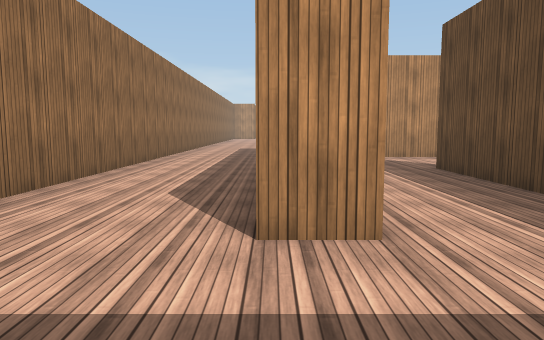
[1] (above)

18 first-person views from a walk through a Unity game level. The camera is 1.4 m above the floor, tilts 6° down and sees 70° across. The floor is counted in squares, 2 m on a side. Each view is taken from the middle of a square. On the plan, view 1 faces up. The plan holds only what a view shows up to about 11 squares ahead; the rest is blank. The place goes on beyond the plan. Surface patterns are stand-ins for the level's own textures.

[2]
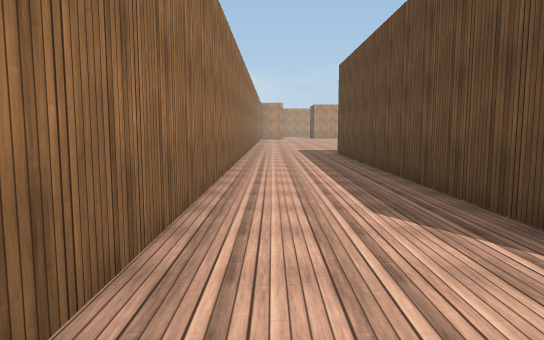

[3]
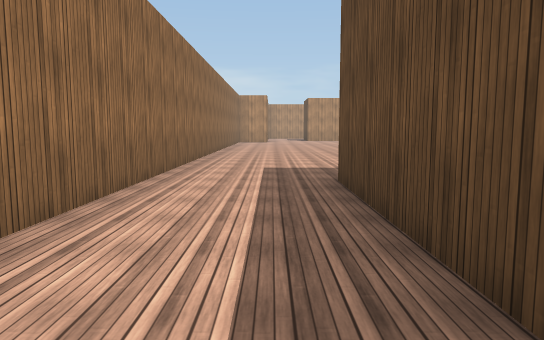

[4]
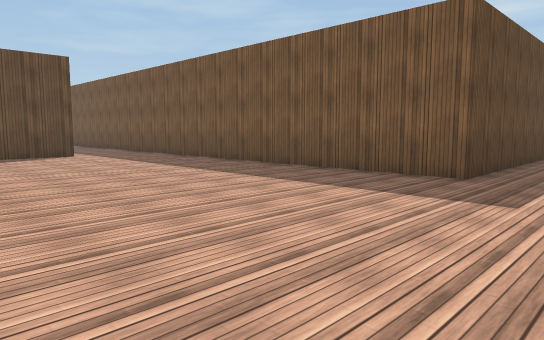

[5]
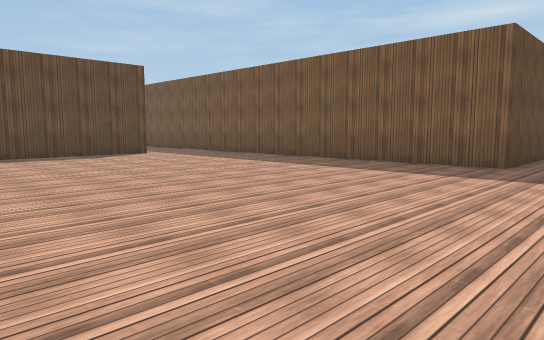

[6]
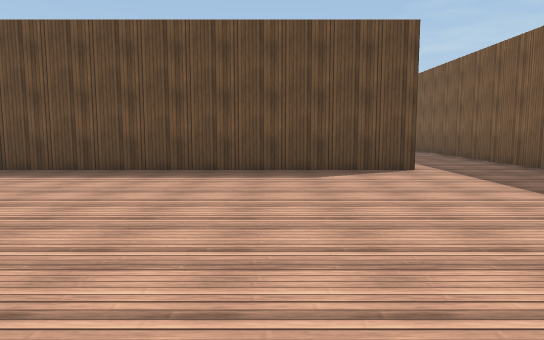

[7]
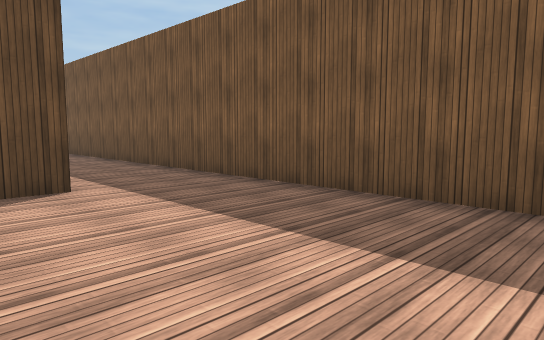

[8]
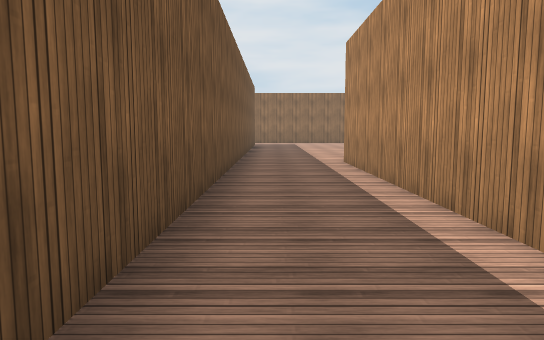

[9]
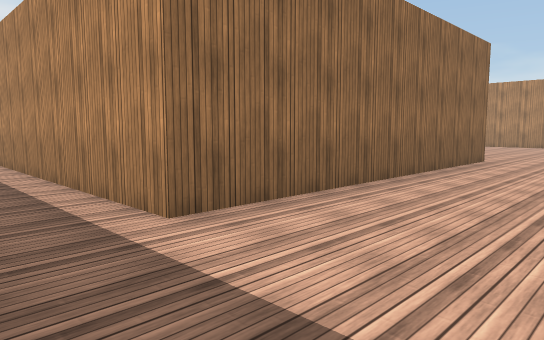

[10]
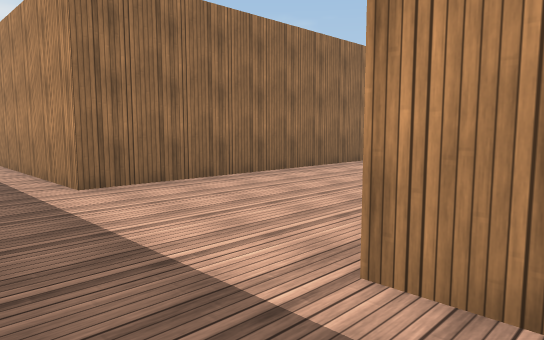

[11]
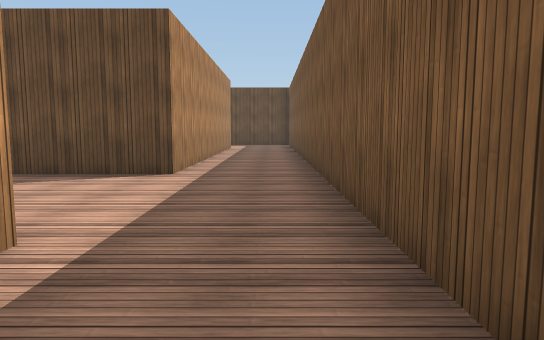

[12]
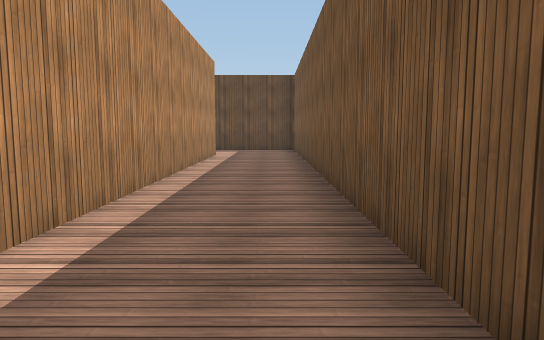

[13]
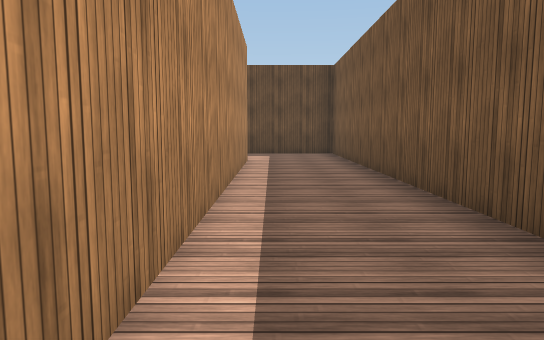

[14]
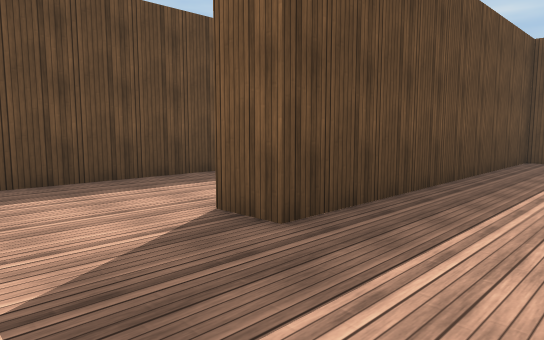

[15]
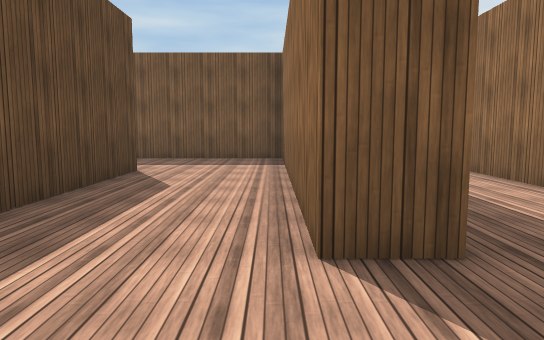

[16]
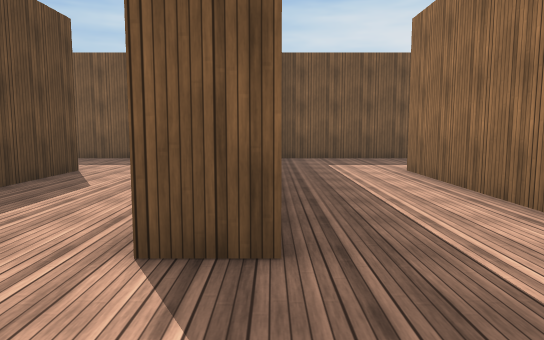

[17]
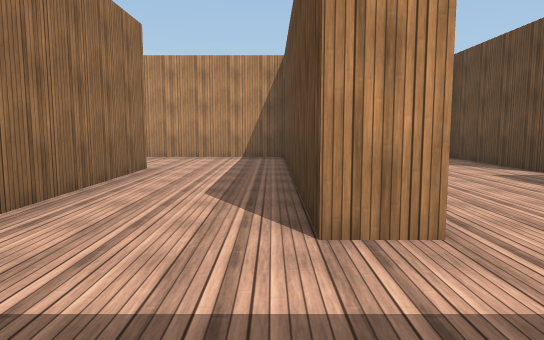

[18]
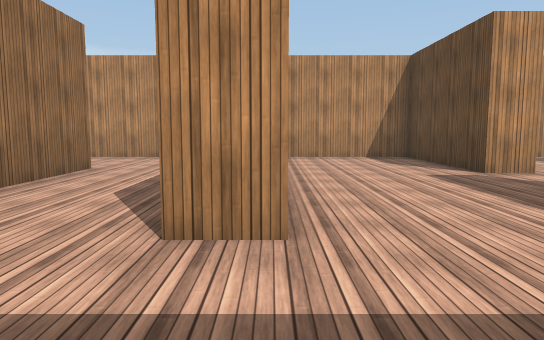

### Floor plan
Points are (right, up) in squares from view 1. A wall is a line through its corners. A room is listed if a view was taken in it or the views show most of it. See-through windows are left out.
Room 1 (views 1, 2, 3, 4, 5, 6, 7, 8, 9, 10, 11, 12, 13)
walls: (17.3, 20.5) (17.3, 14.5) (8.6, 14.5) (8.6, 20.5); (-2.7, 18.1) (-2.7, 2); (-0.1, 3.6) (-0.1, 12.2) (31.5, 12.2); (0.7, 2.4) (-0.1, 2.4); (-0.4, -0.4) (2.9, -0.4) (2.9, 1.5); (29.8, 14.5) (21, 14.5) (21, 17.1)
ways out: opening at (1.5, 1.5) to room 2
Room 2 (views 14, 15, 16, 17, 18)
walls: (7.1, 2.4) (6.3, 2.4) (6.3, 9.7) (2.4, 9.7); (2.9, 1.5) (2.9, 6.9) (3.8, 6.9) (3.8, 0.2); (11.2, 6.2) (10.4, 6.2) (10.4, 9.7) (7.4, 9.7); (0.7, 5.7) (0.7, 2.4); (3.6, -0.4) (7.8, -0.4)
ways out: opening at (1.5, 1.5) to room 1; opening at (11, 5.5)

Where each view was taken, in squares from view 1:
view 1: 0 up, 0 right, facing up
view 2: 1 up, 2 left, facing up
view 3: 7 up, 1 left, facing up
view 4: 18 up, 2 left, facing down-right
view 5: 20 up, 2 left, facing down-right
view 6: 17 up, 2 right, facing right
view 7: 16 up, 4 right, facing down-right
view 8: 13 up, 17 right, facing left
view 9: 13 up, 20 right, facing up-left
view 10: 13 up, 22 right, facing up-left
view 11: 13 up, 15 right, facing right
view 12: 13 up, 19 right, facing right
view 13: 14 up, 21 right, facing right
view 14: 9 up, 1 right, facing down-right
view 15: 9 up, 4 right, facing down
view 16: 9 up, 3 right, facing down
view 17: 0 up, 6 right, facing up
view 18: 0 up, 7 right, facing up
